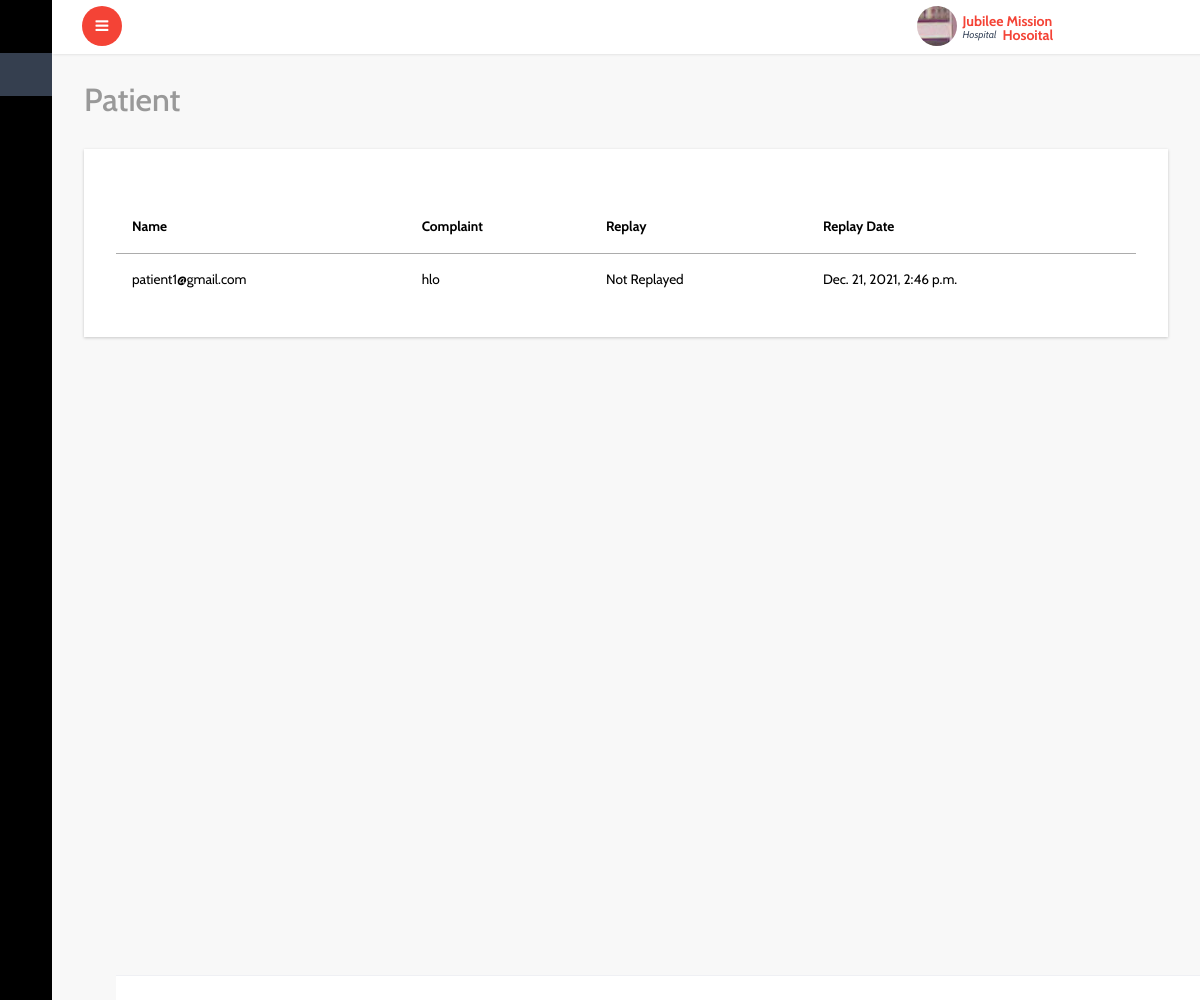
/patient/complaint_list/ (signed in), run on the app's committed database.
### account/models.py (models this page shows, shortened)
class Center(models.Model):
    user=models.OneToOneField(User,on_delete=models.CASCADE)
    center_name=models.CharField(max_length=50)
    authority_type=models.CharField(max_length=50,choices=authority_types,default=govermnet)
    center_pincode=models.PositiveIntegerField()
    center_place=models.CharField(max_length=60)
    center_type=models.CharField(max_length=50,choices=ceter_types,)
    center_ideantification_proof=models.FileField(upload_to='center_proof')
    center_phone=PhoneNumberField()
    center_photo=models.ImageField(upload_to='center_photo')
    status_appruval=models.BooleanField(default=False)

### patient/models.py (models this page shows, shortened)
class Complaint(models.Model):
    user=models.ForeignKey(User,on_delete=models.CASCADE,blank=True,null=True)
    center=models.ForeignKey(Center,on_delete=models.CASCADE,blank=True,null=True)
    home=models.ForeignKey(Home,on_delete=models.CASCADE,blank=True,null=True)
    complaint=models.TextField()
    replay=models.TextField(blank=True,null=True)
    created_date=models.DateTimeField(default=datetime.utcnow,blank=True,null=True)
    replay_date=models.DateTimeField(default=utc_tomorrow,blank=True,null=True)
    solved='solved'
    un_solved='un_solved'
    solve_statuses=[
        ('solved',solved),
        ('un_solved',un_solved)
    ]
    solve_status=models.CharField(max_length=20,choices=solve_statuses,default=un_solved)
    replay_status=models.BooleanField(default=False)

### patient/views.py (the view)
# urls.py: path('complaint_list/',views.complaint_view,name='complaint_list'),
def complaint_view(request):
    com=Complaint.objects.all().filter(center=request.user.center)
    return render(request,'patient/complaint_list.html',{'com':com})

### templates/patient/complaint_list.html
{% extends 'dashboard/index.html' %}
{% block content %}
			<div id="page-wrapper">
				<div class="graphs">
					<h3 class="blank1">Patient </h3>
					 <div class="xs tabls">
						<div class="bs-example4" data-example-id="contextual-table">
                            <table class="table">
                                <thead>
                                    {% if com %}
                                    <table class="table table-hover" >
                                        <thead>
                                            <tr>
                                              <th>Name</th>
                                              <th>Complaint</th>
                                              <th>Replay</th>
                                               <th>Replay Date</th>
                                            </tr>
                                        </thead>
                                        <tbody>
                                            {% for l in com %}
                                            <tr>
                                                <td>{{l.user}}</td>
                                                <td>{{l.complaint}}</td>
                                                {% if l.replay == None %}
                                                <td>Not Replayed</td>
                                                {% else %}
                                                <td>{{l.replay}}</td>
                                                {% endif %}
                                                <td>{{l.replay_date}}</td>
                                            </tr>
                                            {% endfor %}
                                        </tbody>
                                    </table>
                                    {% else %}
                                    <h3>No Compalint Registerd</h3>
                                    {% endif %}
		{% endblock %}

### templates/dashboard/header.html (shortened to what this page needs)
<html lang="en">
<head>
</head>
<body>
		<div class="main-content">
			<div class="header-section">
			<a class="toggle-btn  menu-collapsed"><i class="fa fa-bars"></i></a>
			<div class="menu-right">
				<div class="user-panel-top">
					<div class="profile_details">
						<ul>
							<li class="dropdown profile_details_drop">
								<a href="#" class="dropdown-toggle" data-toggle="dropdown" aria-expanded="false">
									<div class="profile_img">
										{% if user.is_superuser %}
										<span style="background:url(/static/dashboard/images/1.jpg) no-repeat center"> </span>
										 <div class="user-name">
											<p>{{user.username}}<span>Administrator</span></p>
											{% elif user.center.center_type == 'Hospital' %}
											<span style="background:url({{user.center.center_photo.url}}) no-repeat center"> </span>
										 	<div class="user-name">
											<p>{{user.center.center_name}}<span>Hospital</span></p>
											{% elif user.center.user_type == 'CSLTC' %}
											<span style="background:url({{user.center.center_photo.url}}) no-repeat center"> </span>
										 	<div class="user-name">
											<p>{{user.center.center_name}}<span>CSLTC</span></p>
											{% elif user.center.user_type == 'CFLTC' %}
											<span style="background:url({{user.center.center_photo.url}}) no-repeat center"> </span>
										 	<div class="user-name">
											<p>{{user.center.center_name}}<span>CFLTC</span></p>
											{% elif user.center.user_type == 'Domicile' %}
											<span style="background:url({{user.center.center_photo.url}}) no-repeat center"> </span>
										 	<div class="user-name">
											<p>{{user.center.center_name}}<span>Domicile</span></p>
											{% elif user.lab.lab_type == 'private' %}
											<span style="background:url({{user.lab.photo_of_lab.url}}) no-repeat center"> </span>
										 	<div class="user-name">
											<p>{{user.lab.lab_name}}<span>Lab</span></p>
											{% elif user.lab.lab_type == 'hospital' %}
											<span style="background:url({{user.lab.photo_of_lab.url}}) no-repeat center"> </span>
										 	<div class="user-name">
											<p>{{user.lab.center.center_name}}<span>Lab</span></p>
											{% elif user.home %}
										 	<div class="user-name">
											<p>{{user.home.name}}<span>Home</span></p>
											{% elif user.dmo %}
										 	<div class="user-name">
											<p>{{user.dmo.name}}<span>DMO</span></p>
											{% elif user.doctor %}
											<span style="background:url({{user.doctor.doctor_photo.url}}) no-repeat center"> </span>
										 	<div class="user-name">
											<p>{{user.dmo.name}}<span>Doctor</span></p>
											{% else %}
											<div class="user-name">
											<p>{{user.userregister.name}}<span>User</span></p>
											{% endif %}
										 </div>
										 <i class="lnr lnr-chevron-down"></i>
										<div class="clearfix"></div>
									</div>
								</a>
							</li>
							<div class="clearfix"> </div>
						</ul>
					</div>
					<div class="clearfix"></div>
				</div>
			  </div>
			</div>
</body>
</html>

### data on the page
Complaint: user "patient1@gmail.com", complaint "hlo", shows "Not Replayed", replay_date "Dec. 21, 2021, 2:46 p.m."

### other printed values
{{ user.center.center_name }} "Jubilee Mission Hosoital"
